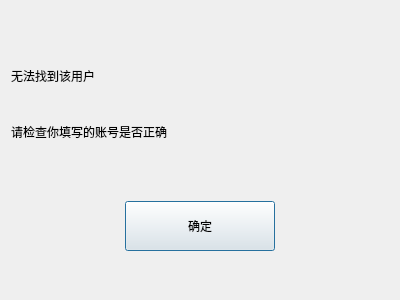
<?xml version="1.0" encoding="UTF-8"?>
<ui version="4.0">
 <class>FindFailDlg</class>
 <widget class="QDialog" name="FindFailDlg">
  <property name="geometry">
   <rect>
    <x>0</x>
    <y>0</y>
    <width>400</width>
    <height>300</height>
   </rect>
  </property>
  <property name="minimumSize">
   <size>
    <width>400</width>
    <height>300</height>
   </size>
  </property>
  <property name="maximumSize">
   <size>
    <width>400</width>
    <height>300</height>
   </size>
  </property>
  <property name="windowTitle">
   <string>Dialog</string>
  </property>
  <layout class="QVBoxLayout" name="verticalLayout">
   <item>
    <spacer name="verticalSpacer">
     <property name="orientation">
      <enum>Qt::Vertical</enum>
     </property>
     <property name="sizeType">
      <enum>QSizePolicy::Fixed</enum>
     </property>
     <property name="sizeHint" stdset="0">
      <size>
       <width>20</width>
       <height>40</height>
      </size>
     </property>
    </spacer>
   </item>
   <item>
    <widget class="QLabel" name="fail_tip">
     <property name="minimumSize">
      <size>
       <width>0</width>
       <height>50</height>
      </size>
     </property>
     <property name="maximumSize">
      <size>
       <width>16777215</width>
       <height>50</height>
      </size>
     </property>
     <property name="text">
      <string>无法找到该用户</string>
     </property>
    </widget>
   </item>
   <item>
    <widget class="QLabel" name="fail_tip2">
     <property name="minimumSize">
      <size>
       <width>0</width>
       <height>50</height>
      </size>
     </property>
     <property name="maximumSize">
      <size>
       <width>16777215</width>
       <height>50</height>
      </size>
     </property>
     <property name="text">
      <string>请检查你填写的账号是否正确</string>
     </property>
    </widget>
   </item>
   <item>
    <widget class="QWidget" name="widget" native="true">
     <layout class="QHBoxLayout" name="horizontalLayout">
      <item>
       <widget class="ClickedBtn" name="fail_sure_btn">
        <property name="minimumSize">
         <size>
          <width>150</width>
          <height>50</height>
         </size>
        </property>
        <property name="maximumSize">
         <size>
          <width>150</width>
          <height>50</height>
         </size>
        </property>
        <property name="text">
         <string>确定</string>
        </property>
       </widget>
      </item>
     </layout>
    </widget>
   </item>
  </layout>
 </widget>
 <customwidgets>
  <customwidget>
   <class>ClickedBtn</class>
   <extends>QPushButton</extends>
   <header location="global">clickedbtn.h</header>
  </customwidget>
 </customwidgets>
 <resources/>
 <connections/>
</ui>
